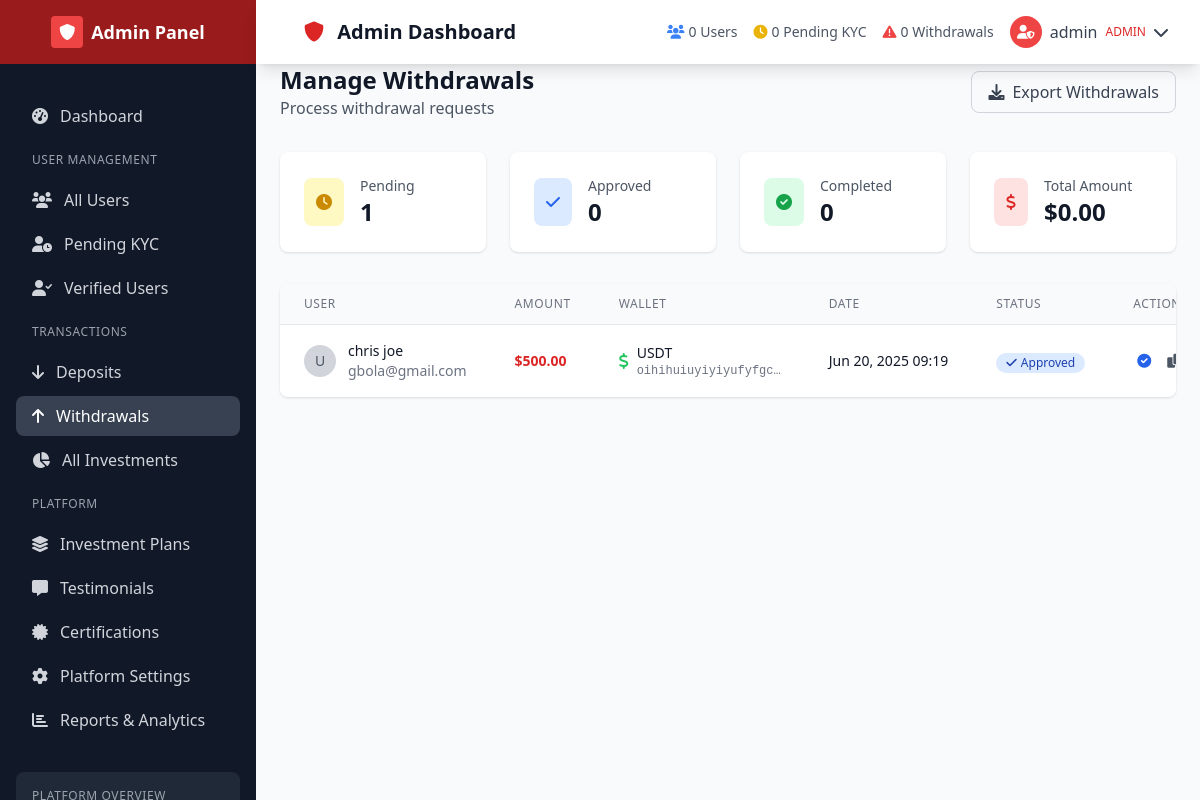
Screenshot of /admin-panel/withdrawals/ (signed in) with the database file from the repository.
### accounts/models.py (models this page shows, shortened)
class CustomUser(AbstractUser):
    email = models.EmailField(unique=True)
    full_name = models.CharField(max_length=100)
    is_verified = models.BooleanField(default=False)
    is_approved = models.BooleanField(default=False)
    registration_step = models.IntegerField(default=1)  # 1 or 2
    created_at = models.DateTimeField(auto_now_add=True)
    updated_at = models.DateTimeField(auto_now=True)
    USERNAME_FIELD = 'username'
    REQUIRED_FIELDS = ['email', 'full_name']

### transactions/models.py (models this page shows, shortened)
class Withdrawal(models.Model):
    STATUS_CHOICES = [
        ('pending', 'Pending'),
        ('approved', 'Approved'),
        ('rejected', 'Rejected'),
        ('completed', 'Completed'),
    ]
    user = models.ForeignKey(User, on_delete=models.CASCADE, related_name='withdrawals')
    amount = models.DecimalField(max_digits=15, decimal_places=2)
    wallet_address = models.CharField(max_length=200)
    wallet_type = models.CharField(max_length=10)
    status = models.CharField(max_length=10, choices=STATUS_CHOICES, default='pending')
    admin_notes = models.TextField(blank=True)
    transaction_hash = models.CharField(max_length=200, blank=True)
    created_at = models.DateTimeField(auto_now_add=True)
    processed_at = models.DateTimeField(null=True, blank=True)

### admin_panel/views.py (the view)
# urls.py: path('withdrawals/', views.manage_withdrawals, name='manage_withdrawals'),
@admin_required
def manage_withdrawals(request):
    status_filter = request.GET.get('status')
    withdrawals = Withdrawal.objects.select_related('user').all()
    if status_filter:
        withdrawals = withdrawals.filter(status=status_filter)
    withdrawals = withdrawals.order_by('-created_at')
    context = {
        'withdrawals': withdrawals,
        'status_filter': status_filter,
    }
    return render(request, 'admin_panel/withdrawals.html', context)

### admin_panel/context_processors.py (called while the page is built)
def investment_stats(request):
    if request.user.is_authenticated and request.user.is_staff:
        return {
            'investment_stats': calculate_investment_stats()
        }
    return {}

### core/context_processors.py (called while the page is built)
def site_settings(request):
    try:
        settings = SiteSettings.objects.first()
    except SiteSettings.DoesNotExist:
        settings = None
    return {'site_settings': settings}

def currency_rates(request):
    rates = {}
    try:
        currency_rates = CurrencyRate.objects.all()
        for rate in currency_rates:
            rates[rate.currency_code] = rate.rate_usd
    except:
        pass
    return {'currency_rates': rates}

### templates/admin_panel/withdrawals.html (shortened to what this page needs)
{% extends 'admin_panel/base.html' %}
{% block content %}
<div class="pt-16 p-6">
    <div class="max-w-7xl mx-auto">
        <div class="flex justify-between items-center mb-8">
            <div>
                <h1 class="text-2xl font-bold text-gray-900">Manage Withdrawals</h1>
                <p class="text-gray-600">Process withdrawal requests</p>
            </div>
            <div class="flex space-x-4">
                <button class="inline-flex items-center px-4 py-2 border border-gray-300 text-gray-700 font-medium rounded-lg hover:bg-gray-50">
                    <i class="fas fa-download mr-2"></i>Export Withdrawals
                </button>
            </div>
        </div>
        <div class="grid grid-cols-1 md:grid-cols-4 gap-6 mb-8">
            <div class="bg-white rounded-lg shadow p-6">
                <div class="flex items-center">
                    <div class="p-3 bg-yellow-100 rounded-lg">
                        <i class="fas fa-clock text-yellow-600"></i>
                    </div>
                    <div class="ml-4">
                        <p class="text-sm font-medium text-gray-600">Pending</p>
                        <p class="text-2xl font-bold text-gray-900">{{ withdrawals|length }}</p>
                    </div>
                </div>
            </div>
            <div class="bg-white rounded-lg shadow p-6">
                <div class="flex items-center">
                    <div class="p-3 bg-blue-100 rounded-lg">
                        <i class="fas fa-check text-blue-600"></i>
                    </div>
                    <div class="ml-4">
                        <p class="text-sm font-medium text-gray-600">Approved</p>
                        <p class="text-2xl font-bold text-gray-900">0</p>
                    </div>
                </div>
            </div>
            <div class="bg-white rounded-lg shadow p-6">
                <div class="flex items-center">
                    <div class="p-3 bg-green-100 rounded-lg">
                        <i class="fas fa-check-circle text-green-600"></i>
                    </div>
                    <div class="ml-4">
                        <p class="text-sm font-medium text-gray-600">Completed</p>
                        <p class="text-2xl font-bold text-gray-900">0</p>
                    </div>
                </div>
            </div>
            <div class="bg-white rounded-lg shadow p-6">
                <div class="flex items-center">
                    <div class="p-3 bg-red-100 rounded-lg">
                        <i class="fas fa-dollar-sign text-red-600"></i>
                    </div>
                    <div class="ml-4">
                        <p class="text-sm font-medium text-gray-600">Total Amount</p>
                        <p class="text-2xl font-bold text-gray-900">$0.00</p>
                    </div>
                </div>
            </div>
        </div>
        <div class="bg-white rounded-lg shadow overflow-hidden">
            {% if withdrawals %}
                <div class="overflow-x-auto">
                    <table class="min-w-full divide-y divide-gray-200">
                        <thead class="bg-gray-50">
                            <tr>
                                <th class="px-6 py-3 text-left text-xs font-medium text-gray-500 uppercase tracking-wider">User</th>
                                <th class="px-6 py-3 text-left text-xs font-medium text-gray-500 uppercase tracking-wider">Amount</th>
                                <th class="px-6 py-3 text-left text-xs font-medium text-gray-500 uppercase tracking-wider">Wallet</th>
                                <th class="px-6 py-3 text-left text-xs font-medium text-gray-500 uppercase tracking-wider">Date</th>
                                <th class="px-6 py-3 text-left text-xs font-medium text-gray-500 uppercase tracking-wider">Status</th>
                                <th class="px-6 py-3 text-left text-xs font-medium text-gray-500 uppercase tracking-wider">Actions</th>
                            </tr>
                        </thead>
                        <tbody class="bg-white divide-y divide-gray-200">
                            {% for withdrawal in withdrawals %}
                                <tr class="hover:bg-gray-50">
                                    <td class="px-6 py-4 whitespace-nowrap">
                                        <div class="flex items-center">
                                            <div class="w-8 h-8 bg-gray-300 rounded-full flex items-center justify-center text-gray-600 text-sm font-medium">
                                                {{ withdrawal.user.username|first|upper }}
                                            </div>
                                            <div class="ml-3">
                                                <div class="text-sm font-medium text-gray-900">{{ withdrawal.user.full_name|default:withdrawal.user.username }}</div>
                                                <div class="text-sm text-gray-500">{{ withdrawal.user.email }}</div>
                                            </div>
                                        </div>
                                    </td>
                                    <td class="px-6 py-4 whitespace-nowrap">
                                        <div class="text-sm font-bold text-red-600">${{ withdrawal.amount|floatformat:2 }}</div>
                                    </td>
                                    <td class="px-6 py-4 whitespace-nowrap">
                                        <div class="flex items-center">
                                            {% if withdrawal.wallet_type == 'BTC' %}
                                                <i class="fab fa-bitcoin text-orange-500 mr-2"></i>
                                            {% elif withdrawal.wallet_type == 'USDT' %}
                                                <i class="fas fa-dollar-sign text-green-500 mr-2"></i>
                                            {% elif withdrawal.wallet_type == 'ETH' %}
                                                <i class="fab fa-ethereum text-blue-500 mr-2"></i>
                                            {% else %}
                                                <i class="fas fa-wallet text-gray-500 mr-2"></i>
                                            {% endif %}
                                            <div>
                                                <div class="text-sm text-gray-900">{{ withdrawal.wallet_type }}</div>
                                                <div class="text-xs text-gray-500 font-mono">{{ withdrawal.wallet_address|truncatechars:20 }}</div>
                                            </div>
                                        </div>
                                    </td>
                                    <td class="px-6 py-4 whitespace-nowrap text-sm text-gray-900">
                                        {{ withdrawal.created_at|date:"M d, Y H:i" }}
                                    </td>
                                    <td class="px-6 py-4 whitespace-nowrap">
                                        {% if withdrawal.status == 'pending' %}
                                            <span class="inline-flex items-center px-2.5 py-0.5 rounded-full text-xs font-medium bg-yellow-100 text-yellow-800">
                                                <i class="fas fa-clock mr-1"></i>Pending
                                            </span>
                                        {% elif withdrawal.status == 'approved' %}
                                            <span class="inline-flex items-center px-2.5 py-0.5 rounded-full text-xs font-medium bg-blue-100 text-blue-800">
                                                <i class="fas fa-check mr-1"></i>Approved
                                            </span>
                                        {% elif withdrawal.status == 'completed' %}
                                            <span class="inline-flex items-center px-2.5 py-0.5 rounded-full text-xs font-medium bg-green-100 text-green-800">
                                                <i class="fas fa-check-circle mr-1"></i>Completed
                                            </span>
                                        {% elif withdrawal.status == 'rejected' %}
                                            <span class="inline-flex items-center px-2.5 py-0.5 rounded-full text-xs font-medium bg-red-100 text-red-800">
                                                <i class="fas fa-times mr-1"></i>Rejected
                                            </span>
                                        {% endif %}
                                    </td>
                                    <td class="px-6 py-4 whitespace-nowrap text-sm font-medium">
                                        <div class="flex items-center space-x-2">
                                            {% if withdrawal.status == 'pending' %}
                                                <a href="{% url 'admin_panel:approve_withdrawal' withdrawal.id %}"
                                                   class="text-green-600 hover:text-green-900 p-1 rounded"
                                                   title="Approve"
                                                   onclick="return confirm('Are you sure you want to approve this withdrawal?')">
                                                    <i class="fas fa-check"></i>
                                                </a>
                                                <button onclick="rejectWithdrawal({{ withdrawal.id }})"
                                                        class="text-red-600 hover:text-red-900 p-1 rounded"
                                                        title="Reject">
                                                    <i class="fas fa-times"></i>
                                                </button>
                                            {% elif withdrawal.status == 'approved' %}
                                                <button onclick="markAsCompleted({{ withdrawal.id }})"
                                                        class="text-blue-600 hover:text-blue-900 p-1 rounded"
                                                        title="Mark as Completed">
                                                    <i class="fas fa-check-circle"></i>
                                                </button>
                                            {% endif %}
                                            <button onclick="copyWalletAddress('{{ withdrawal.wallet_address }}')"
                                                    class="text-gray-600 hover:text-gray-900 p-1 rounded"
                                                    title="Copy Wallet Address">
                                                <i class="fas fa-copy"></i>
                                            </button>
                                        </div>
                                    </td>
                                </tr>
                            {% endfor %}
                        </tbody>
                    </table>
                </div>
            {% else %}
                <div class="text-center py-12">
                    <i class="fas fa-arrow-up text-gray-400 text-4xl mb-4"></i>
                    <h3 class="text-lg font-medium text-gray-900 mb-2">No withdrawals found</h3>
                    <p class="text-gray-500">Withdrawal requests will appear here</p>
                </div>
            {% endif %}
        </div>
    </div>
</div>
{% endblock %}

### templates/admin_panel/partials/navbar.html (shortened to what this page needs)
<nav class="bg-white shadow-lg fixed top-0 left-0 right-0 z-40 lg:left-64">
    <div class="px-4 sm:px-6 lg:px-8">
        <div class="flex justify-between h-16">
            <div class="flex items-center">
                <h1 class="ml-4 text-xl font-semibold text-gray-900">
                    <i class="fas fa-shield-alt text-red-600 mr-2"></i>
                    {% block page_title %}Admin Dashboard{% endblock %}
                </h1>
            </div>
            <div class="flex items-center space-x-4">
                <div class="hidden md:flex items-center space-x-4 text-sm text-gray-600">
                    <div class="flex items-center space-x-1">
                        <i class="fas fa-users text-blue-500"></i>
                        <span>{{ total_users|default:0 }} Users</span>
                    </div>
                    <div class="flex items-center space-x-1">
                        <i class="fas fa-clock text-yellow-500"></i>
                        <span>{{ pending_kyc|default:0 }} Pending KYC</span>
                    </div>
                    <div class="flex items-center space-x-1">
                        <i class="fas fa-exclamation-triangle text-red-500"></i>
                        <span>{{ pending_withdrawals|default:0 }} Withdrawals</span>
                    </div>
                </div>
                <div class="relative">
                    <button id="admin-user-menu-btn" class="flex items-center space-x-2 text-gray-700 hover:text-gray-900">
                        <div class="w-8 h-8 bg-red-500 rounded-full flex items-center justify-center text-white text-sm font-medium">
                            <i class="fas fa-user-shield"></i>
                        </div>
                        <span class="hidden sm:block">{{ user.username }}</span>
                        <span class="hidden sm:block text-xs text-red-600 font-medium">ADMIN</span>
                        <i class="fas fa-chevron-down"></i>
                    </button>
                </div>
            </div>
        </div>
    </div>
</nav>

### static/css/custom.css (style rules this page uses)
* { transition: all 0.2s ease-in-out; }

### rows the page displays
CustomUser: username "admin"
Withdrawal: user.username|first "U", user.full_name "chris joe", user.email "gbola@gmail.com", amount "500.00", wallet_type "USDT", wallet_address "oihihuiuyiyiyufyfgc…", created_at "Jun 20, 2025 09:19", status "approved" (drawn)

### other values shown
{{ total_users|default:0 }} "0"
{{ pending_kyc|default:0 }} "0"
{{ pending_withdrawals|default:0 }} "0"
{{ withdrawals|length }} "1"
